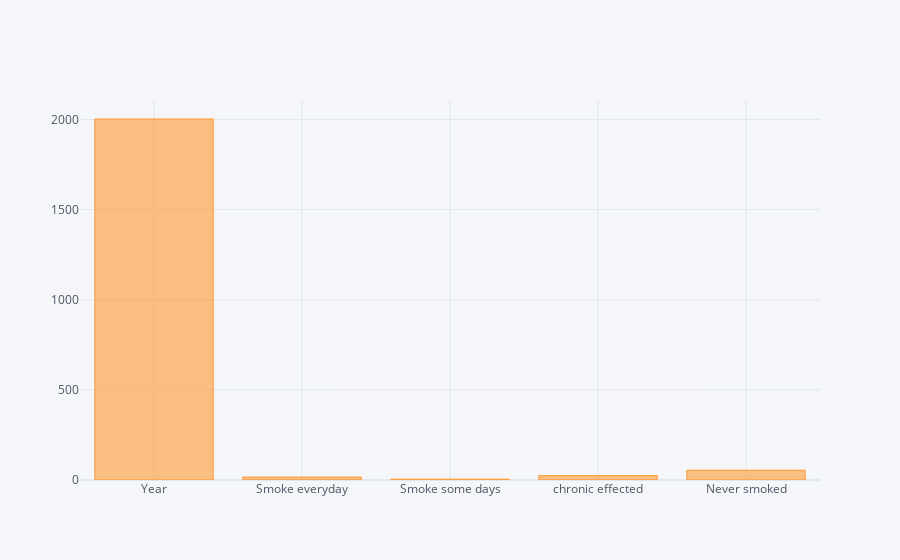

The notebook cell saved with this chart:
### Code cell
!pip install plotly
!pip install cufflinks
import plotly
import cufflinks as cf
cf.set_config_file(offline=True)
df.mean().iplot(kind='bar')

### Figure 1 — Plotly figure (JSON) as saved in the notebook; plotly's stock layout.template omitted (floating-point values rounded to 4 significant figures)
{"data": [{"marker": {"color": "rgba(255, 153, 51, 0.6)", "line": {"color": "rgba(255, 153, 51, 1.0)", "width": 1}}, "name": "None", "orientation": "v", "text": "", "type": "bar", "x": ["Year", "Smoke everyday", "Smoke some days", "chronic effected", "Never smoked"], "y": [2003.0, 16.56, 4.839, 24.32, 54.26]}], "layout": {"legend": {"bgcolor": "#F5F6F9", "font": {"color": "#4D5663"}}, "paper_bgcolor": "#F5F6F9", "plot_bgcolor": "#F5F6F9", "title": {"font": {"color": "#4D5663"}}, "xaxis": {"gridcolor": "#E1E5ED", "showgrid": true, "tickfont": {"color": "#4D5663"}, "title": {"font": {"color": "#4D5663"}, "text": ""}, "zerolinecolor": "#E1E5ED"}, "yaxis": {"gridcolor": "#E1E5ED", "showgrid": true, "tickfont": {"color": "#4D5663"}, "title": {"font": {"color": "#4D5663"}, "text": ""}, "zerolinecolor": "#E1E5ED"}}}
